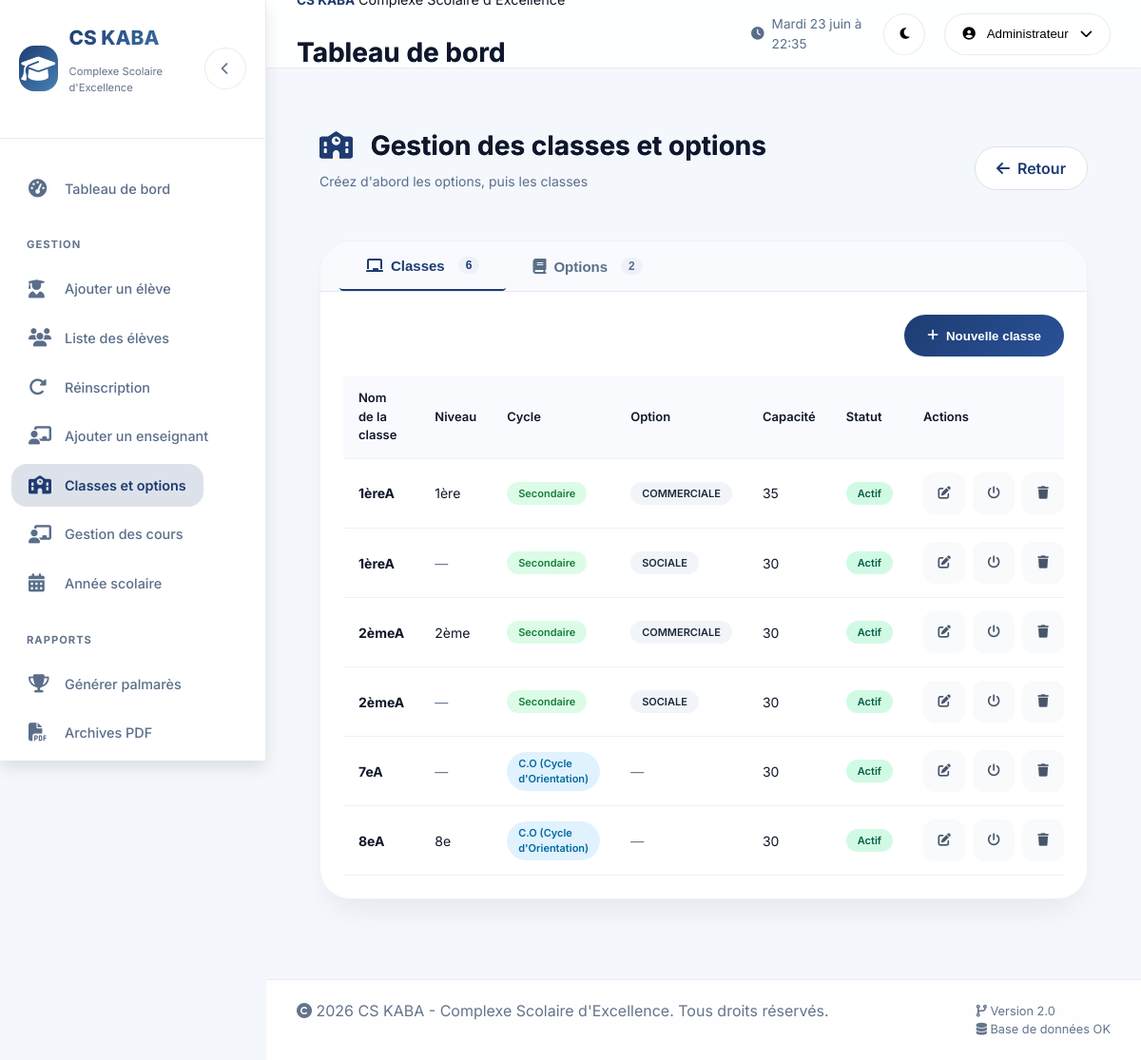
/gestion/classes-options/ (signed in), run on the app's committed database.
### Cote/models.py (models this page shows, shortened)
class Classe(models.Model):
    nom_classe = models.CharField(max_length=50, verbose_name="Nom de la classe")
    niveau = models.CharField(max_length=20, blank=True, null=True, verbose_name="Niveau")
    id_option = models.ForeignKey(OptionEtude, on_delete=models.SET_NULL, null=True, blank=True, verbose_name="Option")
    est_cycle_orientation = models.BooleanField(default=False, verbose_name="Est cycle d'orientation")
    capacite_max = models.IntegerField(default=30, verbose_name="Capacité maximale")
    actif = models.BooleanField(default=True, verbose_name="Actif")
    created_at = models.DateTimeField(auto_now_add=True, verbose_name="Date de création")
    class Meta:
        verbose_name = "Classe"
        verbose_name_plural = "Classes"
        ordering = ['niveau', 'nom_classe']
        unique_together = []  # Pas de contrainte d'unicité sur nom_classe + option

class OptionEtude(models.Model):
    nom_option = models.CharField(max_length=100, verbose_name="Nom de l'option")
    code_option = models.CharField(max_length=10, unique=True, verbose_name="Code option")
    actif = models.BooleanField(default=True, verbose_name="Actif")
    created_at = models.DateTimeField(auto_now_add=True, verbose_name="Date de création")
    class Meta:
        verbose_name = "Option d'étude"
        verbose_name_plural = "Options d'étude"
        ordering = ['nom_option']

### Cote/views.py (the view)
# urls.py: path('gestion/classes-options/', views.gestion_cls_option_page, name='gestion_cls_option_page'),
def gestion_cls_option_page(request):
    if not request.session.get('user_id'):
        return redirect('login')
    if request.session.get('user_role') != 'DE':
        messages.error(request, 'Accès non autorisé')
        return redirect('login')
    context = {
        'user_nom': request.session.get('user_nom'),
        'classes': Classe.objects.all().order_by('nom_classe'),
        'options': OptionEtude.objects.all().order_by('nom_option'),
        'page_title': 'Gestion des classes et options - CS KABA'
    }
    return render(request, 'Cote/admin/ajouter_cls_option.html', context)

### Cote/templates/Cote/admin/ajouter_cls_option.html (shortened to what this page needs)
{% extends "Cote/admin/includes/head.html" %}
{% load static %}
{% block extra_head %}
<link rel="stylesheet" href="{% static 'css/admin/ajouter_cls_option.css' %}">
{% endblock %}
{% block body %}
<div class="page-container">
    <div class="page-header">
        <div class="page-header-content">
            <h1 class="page-title">
                <i class="fas fa-school"></i>
                Gestion des classes et options
            </h1>
            <p class="page-subtitle">Créez d'abord les options, puis les classes</p>
        </div>
        <div class="page-actions">
            <a href="{% url 'dashboard_de' %}" class="btn-secondary">
                <i class="fas fa-arrow-left"></i> Retour
            </a>
        </div>
    </div>
    <div class="tabs-container">
        <div class="tabs-header">
            <button class="tab-btn active" data-tab="classes">
                <i class="fas fa-chalkboard"></i> Classes
                <span class="tab-count">{{ classes.count }}</span>
            </button>
            <button class="tab-btn" data-tab="options">
                <i class="fas fa-book"></i> Options
                <span class="tab-count">{{ options.count }}</span>
            </button>
        </div>
        <div class="tab-content active" id="tab-classes">
            <div class="tab-actions">
                <button class="btn-add" onclick="openModal('modalClasse')">
                    <i class="fas fa-plus"></i> Nouvelle classe
                </button>
            </div>
            <div class="table-container">
                <table class="data-table" id="classesTable">
                    <thead>
                        <tr>
                            <th>Nom de la classe</th>
                            <th>Niveau</th>
                            <th>Cycle</th>
                            <th>Option</th>
                            <th>Capacité</th>
                            <th>Statut</th>
                            <th>Actions</th>
                        </tr>
                    </thead>
                    <tbody id="classesTableBody">
                        {% for classe in classes %}
                        <tr data-id="{{ classe.id }}">
                            <td>
                                <strong>{{ classe.nom_classe }}</strong>
                            </td>
                            <td>
                                {% if classe.niveau %}
                                    <span class="niveau-badge">{{ classe.niveau }}</span>
                                {% else %}
                                    <span class="text-muted">—</span>
                                {% endif %}
                            </td>
                            <td>
                                {% if classe.est_cycle_orientation %}
                                    <span class="cycle-badge co">C.O (Cycle d'Orientation)</span>
                                {% else %}
                                    <span class="cycle-badge secondaire">Secondaire</span>
                                {% endif %}
                            </td>
                            <td>
                                {% if classe.id_option %}
                                    <span class="option-badge">{{ classe.id_option.nom_option }}</span>
                                {% else %}
                                    <span class="text-muted">—</span>
                                {% endif %}
                            </td>
                            <td>{{ classe.capacite_max }}</td>
                            <td>
                                {% if classe.actif %}
                                    <span class="status-badge active">Actif</span>
                                {% else %}
                                    <span class="status-badge inactive">Inactif</span>
                                {% endif %}
                            </td>
                            <td class="actions-cell">
                                <button class="action-btn edit" onclick="editClasse({{ classe.id }})"><i class="fas fa-edit"></i></button>
                                <button class="action-btn toggle" onclick="toggleClasseStatus({{ classe.id }}, {{ classe.actif|lower }})"><i class="fas fa-power-off"></i></button>
                                <button class="action-btn delete" onclick="deleteClasse({{ classe.id }}, this)"><i class="fas fa-trash"></i></button>
                            </td>
                        </tr>
                        {% empty %}
                        <tr class="empty-row"><td colspan="7">Aucune classe. Créez des options d'abord, puis des classes.</td></tr>
                        {% endfor %}
                    </tbody>
                </table>
            </div>
        </div>
    </div>
</div>
{% endblock %}

### static/css/admin/style.css (style rules this page uses)
:root { --primary: #1e3c72; --primary-dark: #0f2b4f; --primary-light: #2a5298; --primary-rgb: 30, 60, 114; --secondary: #4682B4; --success: #10B981; --warning: #F59E0B; --danger: #EF4444; --info: #3B82F6; --bg-primary: #f0f2f5; --bg-secondary: #ffffff; --bg-card: rgba(255, 255, 255, 0.85); --bg-sidebar: rgba(255, 255, 255, 0.95); --bg-topbar: rgba(255, 255, 255, 0.9); --bg-hover: rgba(0, 0, 0, 0.04); --border: rgba(0, 0, 0, 0.08); --text-primary: #111827; --text-secondary: #4B5563; --text-muted: #9CA3AF; --shadow-sm: 0 4px 6px -1px rgba(0, 0, 0, 0.05); --shadow-md: 0 10px 15px -3px rgba(0, 0, 0, 0.08); --shadow-lg: 0 20px 25px -5px rgba(0, 0, 0, 0.1); --shadow-xl: 0 25px 50px -12px rgba(0, 0, 0, 0.15); --sidebar-width: 280px; --sidebar-collapsed: 88px; --header-height: 72px; --transition: all 0.3s cubic-bezier(0.25, 0.46, 0.45, 0.94); --radius: 24px; --radius-sm: 16px; --glass-blur: blur(12px); }
* { margin: 0; padding: 0; box-sizing: border-box; }
body { font-family: 'Inter', 'Poppins', system-ui, sans-serif; background: var(--bg-primary); color: var(--text-primary); transition: background 0.3s ease, color 0.3s ease; line-height: 1.5; min-height: 100vh; }
.page-title { font-size: 1.4rem; font-weight: 700; background: linear-gradient(135deg, var(--text-primary), var(--primary)); background-clip: text; -webkit-background-clip: text; color: transparent; }
:root { --breakpoint-mobile: 767px; --breakpoint-tablette: 768px; --breakpoint-desktop: 1024px; --breakpoint-large: 1440px; --font-size-base: calc(16px + 0.2vw); --font-size-h1: clamp(1.8rem, 5vw, 2.5rem); --font-size-h2: clamp(1.5rem, 4vw, 2rem); --font-size-h3: clamp(1.25rem, 3vw, 1.75rem); --font-size-body: clamp(0.95rem, 2vw, 1rem); --font-size-small: clamp(0.8rem, 1.5vw, 0.9rem); --spacing-xs: clamp(0.25rem, 1vw, 0.5rem); --spacing-sm: clamp(0.5rem, 2vw, 0.75rem); --spacing-md: clamp(0.75rem, 3vw, 1.25rem); --spacing-lg: clamp(1rem, 4vw, 1.5rem); --spacing-xl: clamp(1.5rem, 5vw, 2.5rem); --border-radius-sm: 0.25rem; --border-radius-md: 0.5rem; --border-radius-lg: 1rem; --transition-default: all 0.25s ease-in-out; --shadow-sm: 0 2px 4px rgba(0,0,0,0.05); --shadow-md: 0 4px 8px rgba(0,0,0,0.08); --shadow-lg: 0 8px 16px rgba(0,0,0,0.1); }
*, *::before, *::after { box-sizing: border-box; }
html { scroll-behavior: smooth; -webkit-text-size-adjust: 100%; -webkit-tap-highlight-color: transparent; }
body { font-size: var(--font-size-body); line-height: 1.5; overflow-x: hidden; width: 100%; margin: 0; padding: 0; }
button, a, input[type="button"], input[type="submit"], .btn, [role="button"], .nav-link, .menu-item { min-height: 44px; min-width: 44px; display: inline-flex; align-items: center; justify-content: center; }
table, iframe, .video-container, .responsive-table { width: 100%; overflow-x: auto; display: block; }
table { border-collapse: collapse; border-spacing: 0; }
a, button, .btn, .card, input, select, textarea { transition: var(--transition-default); }
h1, .h1 { font-size: var(--font-size-h1); margin-bottom: var(--spacing-md); }
p, .text-body { font-size: var(--font-size-body); margin-bottom: var(--spacing-md); }
@media (min-width: 1024px) { body { font-size: clamp(1rem, 1vw, 1.125rem); } }
html, body { overflow-x: hidden; position: relative; }
.btn-premium, button, input, select, textarea { border-radius: var(--border-radius-sm); }
* { -webkit-overflow-scrolling: touch; }

### data on the page
Classe: nom_classe "1èreA", niveau "1ère", est_cycle_orientation "Secondaire", id_option.nom_option "COMMERCIALE", capacite_max "35", actif "Actif"
Classe: nom_classe "1èreA", est_cycle_orientation "Secondaire", id_option.nom_option "SOCIALE", capacite_max "30", actif "Actif"
Classe: nom_classe "2èmeA", niveau "2ème", est_cycle_orientation "Secondaire", id_option.nom_option "COMMERCIALE", capacite_max "30", actif "Actif"
Classe: nom_classe "2èmeA", est_cycle_orientation "Secondaire", id_option.nom_option "SOCIALE", capacite_max "30", actif "Actif"
Classe: nom_classe "7eA", est_cycle_orientation "C.O (Cycle d'Orientation)", capacite_max "30", actif "Actif"
Classe: nom_classe "8eA", niveau "8e", est_cycle_orientation "C.O (Cycle d'Orientation)", capacite_max "30", actif "Actif"

### other printed values
{{ user_nom|default:"Administrateur" }} "Administrateur"
{{ classes.count }} "6"
{{ options.count }} "2"
